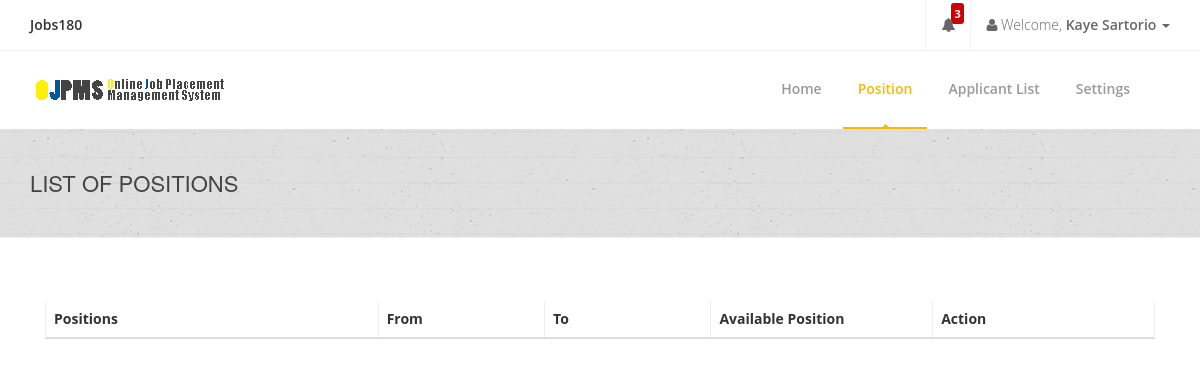
Page /company/company-positionlist.php (signed in) on the earlier database version.
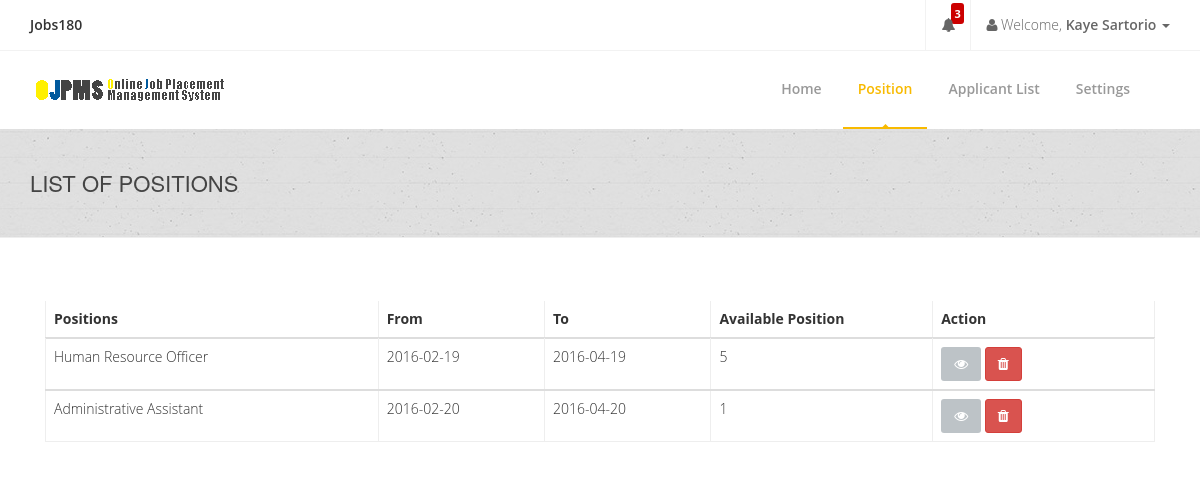
Same page on the later database version.
### tables this page shows
CREATE TABLE `companyinfotbl` (
  `CompanyID` int(255) NOT NULL AUTO_INCREMENT,
  `CompanyName` varchar(255) DEFAULT NULL,
  `Description` varchar(10000) DEFAULT NULL,
  `Industry` varchar(255) DEFAULT '',
  `Classification` varchar(255) DEFAULT NULL,
  `City` varchar(255) DEFAULT NULL,
  `PostalCode` varchar(255) DEFAULT NULL,
  `PhoneNum` varchar(255) DEFAULT NULL,
  `MobileNum` varchar(255) DEFAULT NULL,
  `Fax` varchar(255) DEFAULT NULL,
  `FirstName` varchar(255) DEFAULT NULL,
  `MiddleName` varchar(255) DEFAULT NULL,
  `LastName` varchar(255) DEFAULT NULL,
  `Position` varchar(255) DEFAULT NULL,
  `Department` varchar(255) DEFAULT NULL,
  `Email` varchar(255) DEFAULT NULL,
  `Password` varchar(255) DEFAULT NULL,
  `SaltedPassword` varchar(255) DEFAULT NULL,
  `Address` varchar(255) DEFAULT NULL,
  `Status` varchar(255) DEFAULT NULL,
  `Website` varchar(255) DEFAULT NULL,
  `ProfileImage` varchar(255) DEFAULT NULL,
  PRIMARY KEY (`CompanyID`)
);

CREATE TABLE `comppositiontbl` (
  `PositionID` int(11) NOT NULL AUTO_INCREMENT,
  `CompanyID` varchar(50) DEFAULT NULL,
  `Email` varchar(255) DEFAULT NULL,
  `PostingDateFrom` varchar(255) DEFAULT NULL,
  `PostingDateTo` varchar(255) DEFAULT NULL,
  `PositionTitle` varchar(255) DEFAULT NULL,
  `PositionLevel` varchar(255) DEFAULT NULL,
  `JobDescription` varchar(255) DEFAULT NULL,
  `JSpecialization` varchar(255) DEFAULT NULL,
  `EType` varchar(255) DEFAULT NULL,
  `AvPosition` varchar(255) DEFAULT NULL,
  `MonthlySalary` varchar(255) DEFAULT NULL,
  `YExperience` varchar(255) DEFAULT NULL,
  `DegreeLevel` varchar(255) DEFAULT NULL,
  `Languages` varchar(255) DEFAULT NULL,
  `ReqSkills` varchar(500) DEFAULT NULL,
  `Tags` varchar(255) DEFAULT NULL,
  PRIMARY KEY (`PositionID`)
);

### connection.php (called while the page is built, shortened)
<?php
class GSecureSQLConfig
{
    static function get_mysqli_config($type = NULL)
    {
        if (strtoupper($type) == 'LOCALHOST') {
            return array(
                'host' => 'localhost:3306',
                'user' => 'root',
                'pass' => '',
                'db' => 'e2edb'
            );
        } else {
            return array(
                'host' => 'mysql.hostinger.ph',
                'user' => 'u987316885_e2edb',
                'pass' => 'o2ehQX3wqO',
                'db' => 'u987316885_e2edb'
            );
        }
    }
}
class GSecureSQL
{
    private static $config;
    private static function _get_mysqli_config()
    {
        self::$config = GSecureSQLConfig::get_mysqli_config();
    }
    static function query($sql, $has_return = FALSE, $types = NULL)
    {
        $cn = new mysqli(
            self::$config['host'],
            self::$config['user'],
            self::$config['pass'],
            self::$config['db']
        );
        $ret = NULL;
        $st = $cn->prepare($sql);
        if (is_null($types)) {
            if (!$has_return) {
                $st->execute();
                $st->close();
                $cn->close();
                $ret = 'Query has been executed';
            } else {
                $st->execute();
                $code_result = '$st->bind_result(';
                $bool = false;
                $p = array();
                for($i = 0; $i < $st->field_count; $i++){
                    if(!$bool){
                        $bool = true;
                        $code_result .= '$p[' . $i . ']';
                    }else{
                        $code_result .= ',$p[' . $i . ']';
                    }
                }
                $code_result .= ');';
                eval($code_result);
                $ret = array();
                $k = 0;
                while($st->fetch()){
                    for($i = 0; $i < count($p); $i++){
                        $ret[$k][$i] = $p[$i];
                    }
                    $k++;
                }
                $st->close();
                $cn->close();
            }
        } else {
            if (!$has_return) {
                $arg = func_get_args();
                $code = '$st->bind_param($types';
                for ($i = 3; $i < count($arg); $i++) {
                    $code .= ',$arg[' . $i . ']';
                }
                $code .= ');';
                eval($code);
                $st->execute();
                $st->close();
                $cn->close();
            } else {
                $arg = func_get_args();
                $code = '$st->bind_param($types';
                for ($i = 3; $i < count($arg); $i++) {
                    $code .= ',$arg[' . $i . ']';
                }
                $code .= ');';
                eval($code);
                $st->execute();
                $code_result = '$st->bind_result(';
                $bool = false;
                $p = array();
                for($i = 0; $i < $st->field_count; $i++){
                    if(!$bool){
                        $bool = true;
                        $code_result .= '$p[' . $i . ']';
                    }else{
                        $code_result .= ',$p[' . $i . ']';
                    }
                }
                $code_result .= ');';
                eval($code_result);
                $ret = array();
                $k = 0;
                while($st->fetch()){
                    for($i = 0; $i < count($p); $i++){
                        $ret[$k][$i] = $p[$i];
                    }
                    $k++;
                }
            }
        }
        return $ret;
    }
}

### company/company-positionlist.php (the view, shortened to what this page needs)
<?php
include('../connection.php');
if (isset($_SESSION['CompanyID'])) {
    $CompanyID = $_SESSION['CompanyID'];
} else {
    header("location: ../login-company.php");
}
$companyinfo_tbl =
    GSecureSQL::query(
        "SELECT CompanyName, FirstName, LastName FROM companyinfotbl WHERE CompanyID = ?",
        TRUE,
        "s",
        $CompanyID
    );
$CompanyName = $companyinfo_tbl[0][0];
$cFirstName = $companyinfo_tbl[0][1];
$cLastName = $companyinfo_tbl[0][2];
$companyupdate_tbl =
    GSecureSQL::query(
        "SELECT * FROM comppositiontbl WHERE CompanyID = ?",
        TRUE,
        "s",
        $CompanyID
    );
?>
<!doctype html>
<html lang="en">
<head>
    <link href="../css/bootstrap.min.css" rel="stylesheet"/>
    <link href="../css/bootstrapValidator.min.css" rel="stylesheet"/>
    <link rel="stylesheet" href="../css/font-awesome.min.css" type="text/css" media="screen">
    <link rel="stylesheet" type="text/css" href="../fonts/ffonts/montserrat.css">
    <link rel="stylesheet" type="text/css" href="../fonts/ffonts/open-sans.css">
    <link rel="stylesheet" type="text/css" href="../css/slicknav.css" media="screen">
    <link rel="stylesheet" type="text/css" href="../css/style.css" media="screen">
    <link rel="stylesheet" type="text/css" href="../css/responsive.css" media="screen">
    <link rel="stylesheet" type="text/css" href="../css/animate.css" media="screen">
    <link rel="stylesheet" type="text/css" href="../css/colors/yellow.css" title="yellow" media="screen"/>
    <link rel="stylesheet" href="../css/notif.css"/>
</head>
<body>
<div id="container">
    <div class="hidden-header"></div>
    <header class="clearfix">
        <div class="top-bar">
            <div class="container">
                <div class="row">
                    <div class="col-md-6">
                        <ul class="contact-details">
                            <li class="profile-name"><b><?php echo $CompanyName; ?></b></li>
                        </ul>
                    </div>
                    <div class="col-md-6">
                        <ul class="nav navbar-nav navbar-right">
                            <li class="dropdown icon-border" id="notificationLink">
                                <span id="notification_count">3</span>
                                <a href="#" class="bell itl-tooltip" data-placement="bottom" data-toggle="dropdown"><i
                                        class="fa fa-bell"></i></a>
                            </li>
                            <li class="dropdown">
                                <a href="#" class="dropdown-toggle" data-toggle="dropdown"><b class="fa fa-user"></b>
                                    Welcome, <b><?php echo $cFirstName . " " . $cLastName; ?> </b><b class="caret"></b></a>
                            </li>
                        </ul>
                    </div>
                </div>
            </div>
        </div>
        <div class="navbar navbar-default navbar-top">
            <div class="container">
                <div class="navbar-header">
                    <a class="navbar-brand" href="">
                        <img src="../images/ojpms.png">
                    </a>
                </div>
                <div class="navbar-collapse collapse">
                    <ul class="nav navbar-nav navbar-right">
                        <li>
                            <a href="company.php">Home</a>
                        </li>
                        <li>
                            <a class="active">Position</a>
                        </li>
                        <li>
                            <a>Applicant List</a>
                        </li>
                        <li>
                            <a href="company-settings.php">Settings</a>
                        </li>
                    </ul>
                </div>
            </div>
        </div>
    </header>
    <div class="page-banner" style="padding:40px 0; center #f9f9f9;">
        <div class="container">
            <div class="row">
                <div class="col-md-6">
                    <h2>List of Positions</h2>
                </div>
            </div>
        </div>
    </div>
    <br><br><br>
    <div class="container">
        <div class="col-md-12">
            <table class="table segment table-hover" width="100%" cellpadding="0">
                <thead>
                <tr>
                    <th width='30%' class='tabletitle'>Positions</th>
                    <th width='15%' class='tabletitle'>From</th>
                    <th width='15%' class='tabletitle'>To</th>
                    <th width='20%' class='tabletitle'>Available Position</th>
                    <th width='20%' class='tabletitle'>Action</th>
                </thead>
                <?php
                $compposition_tbl =
                    GSecureSQL::query(
                        "SELECT * FROM comppositiontbl WHERE CompanyID = ? ORDER BY PostingDateFrom ASC",
                        TRUE,
                        "s",
                        $CompanyID
                    );
                foreach ($compposition_tbl as $value) {
                    $PositionID = $value[0];
                    $PostingDateFrom = $value[3];
                    $PostingDateTo = $value[4];
                    $PositionTitle = $value[5];
                    $AvPosition = $value[10];
                    ?>
                    <tbody>
                    <tr>
                        <td width=30% class='tabletitle'><?php echo $PositionTitle; ?></td>
                        <td width=15% class='tabletitle'><?php echo $PostingDateFrom; ?></td>
                        <td width=15% class='tabletitle'><?php echo $PostingDateTo; ?></td>
                        <td width=20% class='tabletitle'><?php echo $AvPosition; ?></td>
                        <td width=20% class='tabletitle'>
                            <button name="btnedit" data-toggle='modal'
                                    data-target='#UpdatePosition<?php echo $PositionID; ?>' class='btn btn-default'>
                                <i class='fa fa-eye'></i>
                            </button>
                            <button class="btn btn-danger" data-toggle="modal"
                                    data-target="#DeletePosition<?php echo $PositionID; ?>">
                                <i class="fa fa-trash fa-1x"></i>
                            </button>
                        </td>
                    </tr>
                    </tbody>
                    <?php
                }
                ?>
            </table>
        </div>
    </div>
</div>
</body>
</html>

### css/colors/yellow.css (style rules this page uses)
a { color: #444; }
.navbar-default .navbar-nav > li:hover > a, .navbar-default .navbar-nav > li > a.active { color: #f8ba01; }
.navbar-default .navbar-nav > li > a:after { background-color: #f8ba01; }
.navbar-default .navbar-nav > li > a.active, .navbar-default .navbar-nav > li:hover > a { border-color: #f8ba01; }

### css/notif.css (style rules this page uses)
#notification_count { padding: 0 3px; background: #cc0000; color: #ffffff; font-weight: bold; margin-left: 25px; border-radius: 3px; -moz-border-radius: 3px; -webkit-border-radius: 3px; position: absolute; margin-top: 3px; font-size: 11px; }
.icon-border { border-left: 1px solid #f2f2f2; border-right: 1px solid #f2f2f2; }

Differences in the rows shown:
added comppositiontbl: PositionTitle "Human Resource Officer", PostingDateFrom "2016-02-19", PostingDateTo "2016-04-19", AvPosition "5"
added comppositiontbl: PositionTitle "Administrative Assistant", PostingDateFrom "2016-02-20", PostingDateTo "2016-04-20", AvPosition "1"
